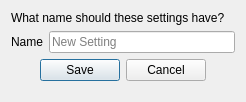
<?xml version="1.0" encoding="UTF-8"?>
<ui version="4.0">
 <class>StoredSettingsName</class>
 <widget class="QWidget" name="StoredSettingsName">
  <property name="geometry">
   <rect>
    <x>0</x>
    <y>0</y>
    <width>246</width>
    <height>102</height>
   </rect>
  </property>
  <property name="windowTitle">
   <string>Stored Settings Name</string>
  </property>
  <layout class="QGridLayout" name="gridLayout">
   <item row="1" column="1">
    <widget class="QLineEdit" name="name">
     <property name="placeholderText">
      <string>New Setting</string>
     </property>
    </widget>
   </item>
   <item row="0" column="0" colspan="2">
    <widget class="QLabel" name="label">
     <property name="text">
      <string>What name should these settings have?</string>
     </property>
    </widget>
   </item>
   <item row="1" column="0">
    <widget class="QLabel" name="label_2">
     <property name="text">
      <string>Name</string>
     </property>
    </widget>
   </item>
   <item row="2" column="0" colspan="2">
    <widget class="QDialogButtonBox" name="buttons">
     <property name="standardButtons">
      <set>QDialogButtonBox::Cancel|QDialogButtonBox::Save</set>
     </property>
     <property name="centerButtons">
      <bool>true</bool>
     </property>
    </widget>
   </item>
   <item row="3" column="0">
    <spacer name="verticalSpacer">
     <property name="orientation">
      <enum>Qt::Vertical</enum>
     </property>
     <property name="sizeHint" stdset="0">
      <size>
       <width>20</width>
       <height>40</height>
      </size>
     </property>
    </spacer>
   </item>
  </layout>
 </widget>
 <resources/>
 <connections/>
</ui>
